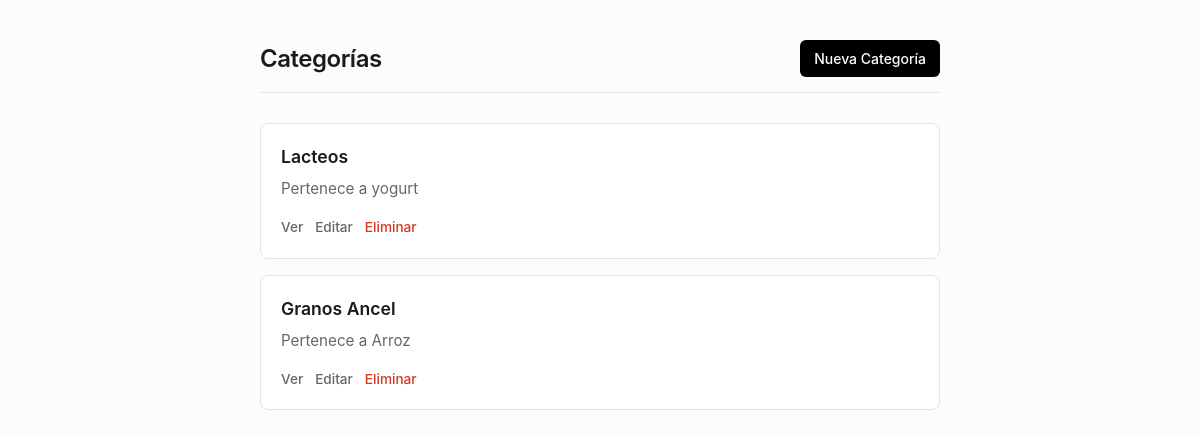
The page /categoria/lista/ on the database its author committed.
### categoria/models.py (models this page shows, shortened)
class categoria(models.Model):
    nombre = models.CharField(max_length=100)
    observaciones = models.TextField()

### categoria/views.py (the view)
# urls.py: path("lista/", views.listar),
def listar(request):
    categorias = categoria.objects.all()
    return render(
        request,
        "lista_categoria.html",
        {"categorias": categorias}
    )

### categoria/templates/lista_categoria.html (shortened to what this page needs)
<!DOCTYPE html>
<html lang="es">
<head>
</head>
<body>
    <div class="header">
        <h1>Categorías</h1>
        <a href="/categoria/crear/" class="btn btn-primary">Nueva Categoría</a>
    </div>
    {% for categoria in categorias %}
        <div class="card">
            <h3>{{ categoria.nombre }}</h3>
            <p>{{ categoria.observaciones }}</p>
            <div class="actions">
                <a href="/categoria/detalle/{{ categoria.id }}/">Ver</a>
                <a href="/categoria/editar/{{ categoria.id }}/">Editar</a>
                <a href="/categoria/eliminar/{{ categoria.id }}/" class="delete">Eliminar</a>
            </div>
        </div>
    {% empty %}
        <div class="empty-state">
            <p>No hay categorías registradas.</p>
        </div>
    {% endfor %}
</body>
</html>

### categoria/templates/lista_categoria.html (style rules this page uses)
:root { --bg-color: #fcfcfc; --card-bg: #ffffff; --text-main: #1a1a1a; --text-muted: #666666; --border-color: #e5e5e5; --accent-color: #000000; --danger-color: #d9381e; }
body { font-family: -apple-system, BlinkMacSystemFont, "Segoe UI", Roboto, Helvetica, Arial, sans-serif; background-color: var(--bg-color); color: var(--text-main); max-width: 680px; margin: 40px auto; padding: 0 20px; line-height: 1.5; }
.header { display: flex; justify-content: space-between; align-items: center; margin-bottom: 30px; padding-bottom: 15px; border-bottom: 1px solid var(--border-color); }
h1 { font-size: 1.5rem; font-weight: 600; margin: 0; letter-spacing: -0.02em; }
.btn { display: inline-block; padding: 8px 14px; border-radius: 6px; font-size: 0.875rem; text-decoration: none; transition: all 0.2s ease; font-weight: 500; }
.btn-primary { background-color: var(--accent-color); color: #ffffff; }
.card { background: var(--card-bg); border: 1px solid var(--border-color); border-radius: 8px; padding: 20px; margin-bottom: 16px; transition: border-color 0.2s ease; }
.card h3 { margin: 0 0 8px 0; font-size: 1.1rem; font-weight: 600; }
.card p { margin: 0 0 16px 0; color: var(--text-muted); font-size: 0.95rem; }
.actions { display: flex; gap: 12px; font-size: 0.85rem; }
.actions a { color: var(--text-muted); text-decoration: none; font-weight: 500; }
.actions a.delete { color: var(--danger-color); }

### rows shown on the page
categoria: nombre "Lacteos", observaciones "Pertenece a yogurt"
categoria: nombre "Granos Ancel", observaciones "Pertenece a Arroz"
